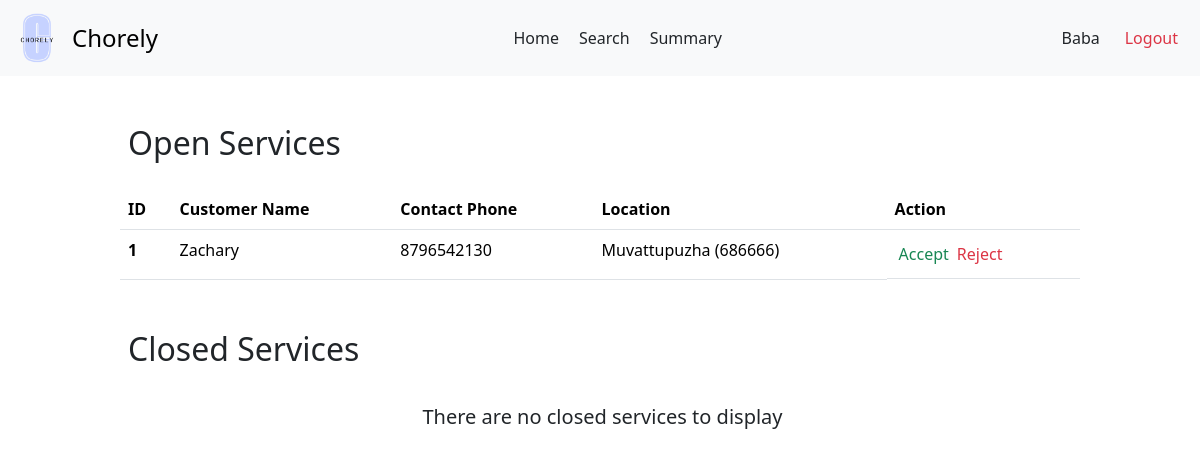
Page /user/prof/4 on the earlier database version.
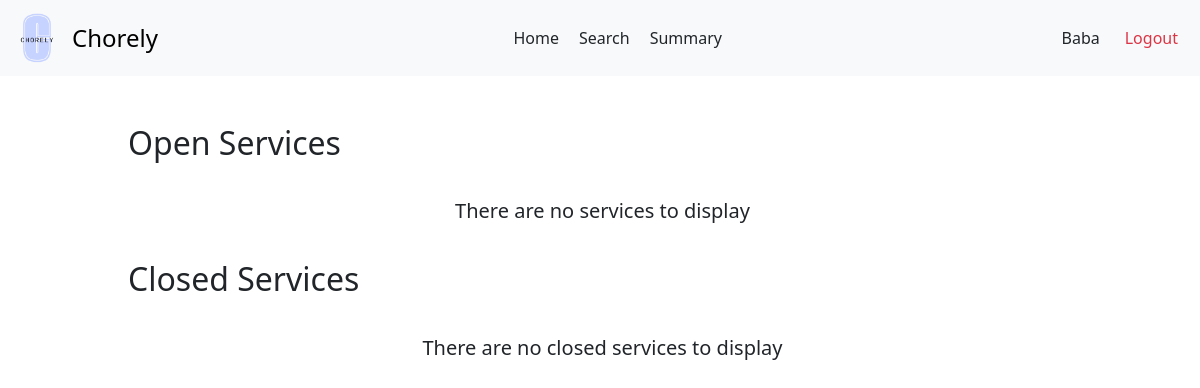
Same page on the later database version.
### backend/models.py (models this page shows)
class ServiceRequests(db.Model):
    __tablename__ = 'ServiceRequests'
    request_id = db.Column(db.Integer, primary_key=True, autoincrement=True)
    service_id = db.Column(db.Integer, db.ForeignKey('Services.service_id'), nullable=False)
    customer_id = db.Column(db.Integer, db.ForeignKey('Customers.customer_id'), nullable=False)
    professional_id = db.Column(db.Integer, db.ForeignKey('ServiceProfessionals.professional_id'))
    requested_service_date = db.Column(db.Date, default=date.today())
    date_of_request = db.Column(db.Date, default=date.today())
    date_of_completion = db.Column(db.Date)
    service_status = db.Column(db.String, default='requested')
    additional_requests = db.Column(db.String)
    remarks = db.Column(db.String)
    rating = db.Column(db.Float)

class Customers(db.Model):
    __tablename__ = 'Customers'
    customer_id = db.Column(db.Integer, primary_key=True, autoincrement=True)
    user_id = db.Column(db.Integer, db.ForeignKey('Users.user_id'), unique=True, nullable=False)
    name = db.Column(db.String)
    email = db.Column(db.String)
    address = db.Column(db.String)
    pin_code = db.Column(db.String)
    phone = db.Column(db.String)
    service_requests = db.relationship('ServiceRequests', backref='customer')

### backend/professionalController.py (the view)
@app.route('/user/prof/<int:user_id>')
def prof_dash(user_id):
  user = Users.query.filter_by(user_id = user_id).first()
  pro = ServiceProfessionals.query.filter_by(user_id = user_id).first()
  rejected_services = ServiceRejections.query.filter_by(professional_id = pro.professional_id).all()
  rejected_service_ids =[request.request_id for request in rejected_services]
  requested_services = ServiceRequests.query.filter(
    ServiceRequests.service_id == pro.service_id,ServiceRequests.service_status.in_(['requested', 'accepted']), ~ServiceRequests.request_id.in_(rejected_service_ids)).all()
  for service in requested_services:
    if service.professional_id and service.professional_id!=pro.professional_id:
      requested_services.remove(service)
  closed_services = ServiceRequests.query.filter_by(service_id = pro.service_id, service_status = 'closed').all()
  return render_template('prof-dash.html', user = user, pro=pro, requested_services = requested_services, closed_services = closed_services)

### templates/prof-dash.html (shortened to what this page needs)
<!DOCTYPE html>
<html lang="en">
<head>
  <link href="https://cdn.jsdelivr.net/npm/bootstrap@5.3.3/dist/css/bootstrap.min.css" rel="stylesheet">
  <link rel="stylesheet" href="{{ url_for('static', filename='prof-dash.css') }}">
  <link rel="stylesheet" href="{{ url_for('static', filename='navbar.css') }}">
</head>
<body>
  <nav class="navbar bg-body-tertiary">
    <div class="container-fluid">
      <a class="navbar-brand d-flex align-items-center" href="#" style="text-decoration: none;">
        <img src="{{ url_for('static', filename='logo.png') }}" alt="Chorely Logo" width="50" height="50" id="logo">
        <span style="font-size: 1.5rem;">Chorely</span>
      </a>
      <div style="display: flex;">
        <a class="nav-link active" aria-current="page" href="#">Home</a>
        <a class="nav-link" href="#">Search</a>
        <a class="nav-link" href="#">Summary</a>
      </div>
      <div class="d-flex text text-end">
        <a class="nav-link" href="#">{{ pro.name }}</a>
        <a class="nav-link text-danger" href="/userlogin">Logout</a>
      </div>
    </div>
  </nav>
  <div id="main">
    <div id="canvas">
      <br>
      <h2 class="headings">Open Services</h2><br>
      {% if requested_services | length ==0 %}
        <div class="text text-center">
          <h5 class="headings">There are no services to display</h5>
        </div>
      {% else %}
        <div>
          <table class="table">
            <thead>
              <tr>
                <th scope="col">ID</th>
                <th scope="col">Customer Name</th>
                <th scope="col">Contact Phone</th>
                <th scope="col">Location</th>
                <th scope="col">Action</th>
              </tr>
            </thead>
            <tbody>
              {% for service in requested_services %}
                <tr>
                  <th scope="row">{{ loop.index }}</th>
                  <td>{{ service.customer.name }}</td>
                  <td>{{ service.customer.phone }}</td>
                  <td>{{ service.customer.address | title }} ({{ service.customer.pin_code }})</td>
                  {% if service.service_status == 'requested' %}
                    <td style="display: flex;"><a href="/user/prof/{{ pro.user_id }}/service/{{ service.request_id }}/accept" class="nav-link text-success accept-btn" >Accept</a><a href="/user/prof/{{ pro.user_id }}/service/{{ service.request_id }}/reject" class="nav-link text-danger reject-btn">Reject</a> </td>
                  {% else %}
                    <td class="text text-success">Accepted</td>
                  {% endif %}
                </tr>
              {% endfor %}
            </tbody>
          </table>
        </div>
      {% endif %}
      <br>
      <h2 class="headings">Closed Services</h2><br>
      {% if closed_services | length ==0 %}
        <div class="text text-center">
          <h5 class="headings">There are no closed services to display</h5>
        </div>
      {% endif %}
</body>
</html>

Differences in the rows shown:
removed ServiceRequests: customer.name "Zachary", customer.phone "8796542130", customer.address "Muvattupuzha", customer.pin_code "686666"
Other differences:
text no longer shown: "ID Customer Name Contact Phone Location Action"
text now shown: "There are no services to display"
